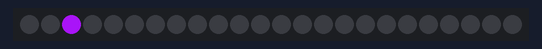
Bench run of a sketch on a simulated Arduino Uno, built with avr-gcc and run on an emulated ATmega328P. On the bench: 24 RGB LEDs in strip order, left to right. Dim RGB values are drawn brighter than linear; random numbers use the default seed unless the sketch sets one.

Above: at 0.15 s.
At 4.73 s:
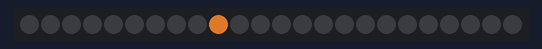
At 9.3 s:
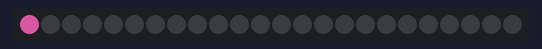
At 19.67 s:
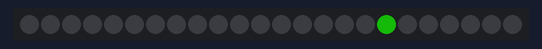
At 29.43 s:
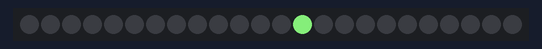
At 39.8 s:
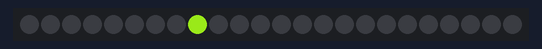

The sketch:

random.ino
```cpp
#include <Adafruit_NeoPixel.h>
#ifdef __AVR__
#include <avr/power.h> // Required for 16 MHz Adafruit Trinket
#endif

#define PIN 6
#define NUMPIXELS 24


Adafruit_NeoPixel pixels(NUMPIXELS, PIN, NEO_GRB + NEO_KHZ800);

#define DELAYVAL 500 // Time (in milliseconds) to pause between pixels

void setup() {
  pixels.begin();
}

void loop() {
  pixels.clear();
  pixels.setPixelColor(random(0, NUMPIXELS), random(0, 255), random(0, 255), random(0, 255));
  pixels.show();
  delay(10);
}
```
